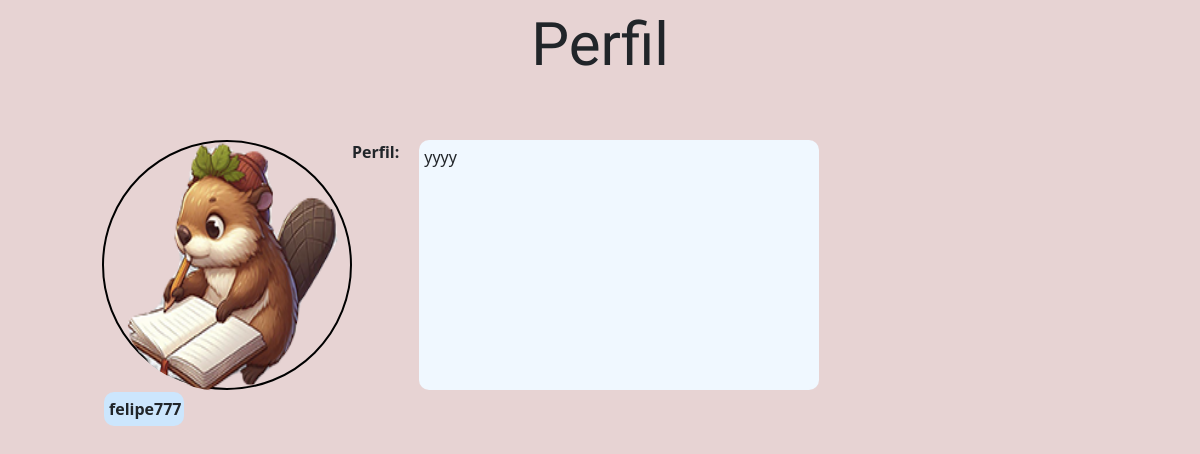
The app's page /noticias/outperfil/12/ with its own data.
### usuarios/models.py (models this page shows, shortened)
class UserProfile(models.Model):
    user = models.OneToOneField(User, on_delete=models.CASCADE)
    profile_image = models.ImageField(
        upload_to='imagens/', blank=True, null=True)
    profile_text = models.TextField(blank=True)

### noticias/views.py (the view)
# urls.py: path('outperfil/<int:id>/', views.outperfil, name='out_perfil'),
def outperfil(request, id):
    perfil = UserProfile.objects.get(id=id)
    return render(request, 'noticias/outperfil.html',
                  context={'perfil': perfil})

### noticias/templates/noticias/outperfil.html (shortened to what this page needs)
{% load static %}
<!DOCTYPE html>
<html lang="pt-BR>
<head>
    <meta charset="UTF-8">
    <link rel="stylesheet" type="text/css" href="{% static 'css/outperfil.css' %}">
    <link href="https://cdn.jsdelivr.net/npm/bootstrap@5.0.2/dist/css/bootstrap.min.css" rel="stylesheet">
</head>
<body style =' background-color: rgba(207, 166, 166, 0.493)'>
    <div class ='container-fluid header-perfil'>Perfil</div>
    <div class ='container-fluid main-c'>
        <div class ='perfil-foto-main'>
            <img class ='perfil-foto' src={{perfil.profile_image.url}} alt="">
            <p class ='nome-perfil'><b>{{perfil.user.username}}</b></p>
        </div>
        <b>Perfil:</b>
        <div class ='form-perfil'>
            {{perfil.profile_text}}
        </div>
    </div>
</body>
</html>

### templates/static/css/outperfil.css (style rules this page uses)
.perfil-foto-main { border: 2px solid black; width: 250px; height: 250px; border-radius: 50%; margin-left: 90px; }
.perfil-foto { width: inherit; height: inherit; border-radius: 50%; }
body { background-color: rgba(207, 166, 166, 0.493) }
.header-perfil { font-size: 60px; font-family: 'Playpen Sans', sans-serif; text-align: center; }
.main-c { display: flex; margin-top: 50px; }
.form-perfil { width: 400px; background-color: aliceblue; padding: 5px; border-radius: 10px; margin-left: 20px; }
.nome-perfil { text-align: center; padding: 5px; width: 80px; border-radius: 10px; background-color: rgb(204, 230, 253); }

### records on screen
UserProfile: profile_image (picture), user.username "felipe777", profile_text "yyyy"
